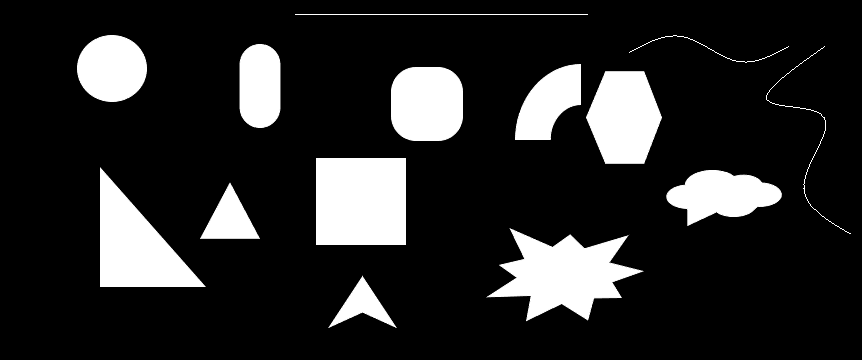
%> input picture synthetic2.tiff, 862 x 360 px
$ octave erosion_inbuilt.m   (GNU Octave 9; MATLAB toolbox functions it lacks are replaced by stand-ins)
%> lines starting %> are read from the running program, lines starting %| are printed output that depends on the picture
clc;
clear all;
close all;

image = imread('synthetic2.tiff');
%> image is the input picture: size 360x862x3 uint8; min 0, max 255, mean 40.3

image = rgb2gray(image);
%> image: size 360x862 uint8
prompt = 'Input Size of Structuring Element: ';
x = input(prompt);
%> the answer given: 3
SE = strel('disk',x);

eroded = imerode(image,SE);
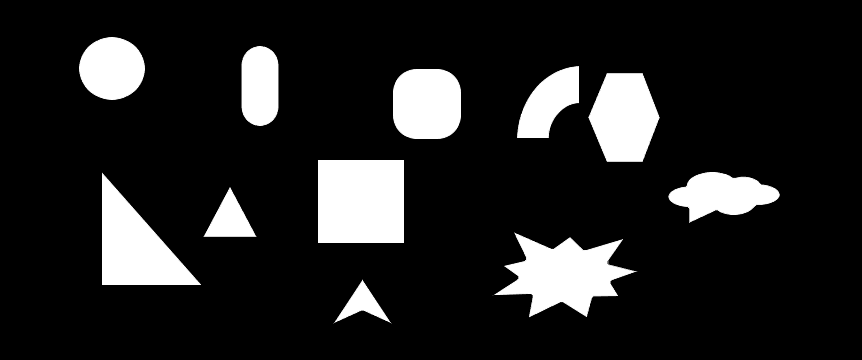
%> eroded: size 360x862 uint8; min 0, max 255, mean 34.4

outline = image - eroded;
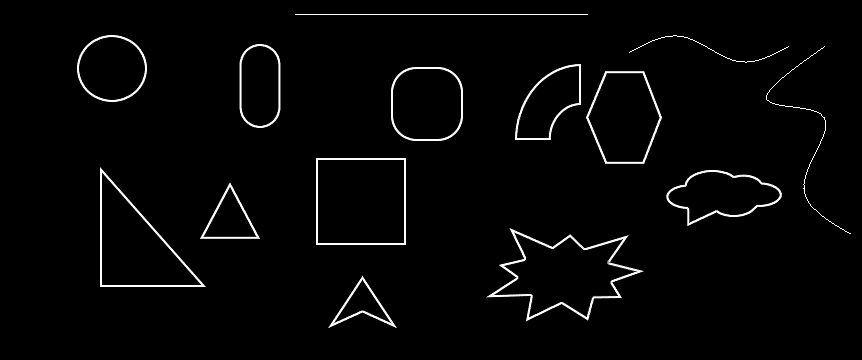
%> outline: size 360x862 uint8; min 0, max 255, mean 5.9

figure('Name','Original Grayscale','NumberTitle','off');
imshow(image,'Border','tight');
pause();
figure('Name','Structuring Element','NumberTitle','off');
imshow(SE.Neighborhood,'Border','tight');
pause();
figure('Name','Eroded Image','NumberTitle','off');
imshow(eroded,'Border','tight');
pause();
figure('Name','Outline','NumberTitle','off');
imshow(outline,'Border','tight');
pause();

close all;
